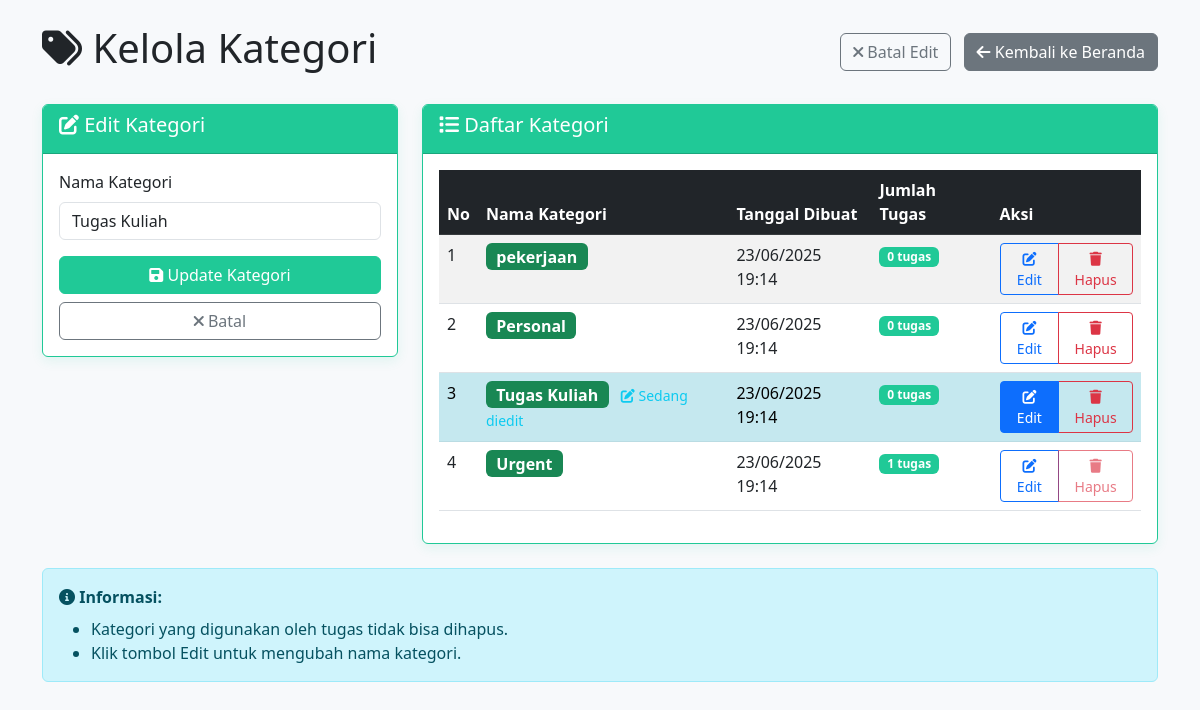
/tugas/categories.php?edit=1, run on the app's committed database.
### tables this page shows
CREATE TABLE `categories` (
  `id` int(11) NOT NULL,
  `name` varchar(100) NOT NULL,
  `created_at` timestamp NOT NULL DEFAULT current_timestamp()
);

### tugas/categories.php (the view, shortened to what this page needs)
<?php
require_once 'config.php';
$editMode = false;
$editCategory = null;
if (isset($_GET['edit']) && !empty($_GET['edit'])) {
    $editId = $_GET['edit'];
    try {
        $query = "SELECT * FROM categories WHERE id = ?";
        $stmt = $pdo->prepare($query);
        $stmt->execute([$editId]);
        $editCategory = $stmt->fetch();
        if ($editCategory) {
            $editMode = true;
        } else {
            $message = "Kategori tidak ditemukan!";
            $messageType = 'danger';
        }
    } catch (PDOException $e) {
        $message = "Error: " . $e->getMessage();
        $messageType = 'danger';
    }
}
$query = "SELECT * FROM categories ORDER BY name";
$stmt = $pdo->query($query);
$categories = $stmt->fetchAll();
?>
<!DOCTYPE html>
<html lang="id">
<head>
    <link href="https://cdn.jsdelivr.net/npm/bootstrap@5.3.0/dist/css/bootstrap.min.css" rel="stylesheet">
    <link href="https://cdnjs.cloudflare.com/ajax/libs/font-awesome/6.0.0/css/all.min.css" rel="stylesheet">
</head>
<body>
<div class="container mt-4">
    <div class="row">
        <div class="col-12">
            <div class="d-flex justify-content-between align-items-center mb-4">
                <h1><i class="fas fa-tags"></i> Kelola Kategori</h1>
                <div>
                    <?php if ($editMode): ?>
                        <a href="categories.php" class="btn btn-outline-secondary me-2">
                            <i class="fas fa-times"></i> Batal Edit
                        </a>
                    <?php endif; ?>
                    <a href="index.php" class="btn btn-secondary">
                        <i class="fas fa-arrow-left"></i> Kembali ke Beranda
                    </a>
                </div>
            </div>
            <div class="row">
                <div class="col-md-4">
                    <div class="card">
                        <div class="card-header">
                            <h5><i class="fas fa-<?= $editMode ? 'edit' : 'plus' ?>"></i> <?= $editMode ? 'Edit Kategori' : 'Tambah Kategori Baru' ?></h5>
                        </div>
                        <div class="card-body">
                            <form method="POST">
                                <div class="mb-3">
                                    <label for="name" class="form-label">Nama Kategori</label>
                                    <input type="text" class="form-control" id="name" name="name" required
                                           placeholder="Masukkan nama kategori"
                                           value="<?= $editMode ? htmlspecialchars($editCategory['name']) : '' ?>">
                                </div>
                                <div class="d-grid gap-2">
                                    <button type="submit" name="<?= $editMode ? 'update_category' : 'add_category' ?>"
                                            class="btn btn-<?= $editMode ? 'success' : 'primary' ?> w-100">
                                        <i class="fas fa-<?= $editMode ? 'save' : 'plus' ?>"></i>
                                        <?= $editMode ? 'Update Kategori' : 'Tambah Kategori' ?>
                                    </button>
                                    <?php if ($editMode): ?>
                                        <a href="categories.php" class="btn btn-outline-secondary">
                                            <i class="fas fa-times"></i> Batal
                                        </a>
                                    <?php endif; ?>
                                </div>
                            </form>
                        </div>
                    </div>
                </div>
                <div class="col-md-8">
                    <div class="card">
                        <div class="card-header">
                            <h5><i class="fas fa-list"></i> Daftar Kategori</h5>
                        </div>
                        <div class="card-body">
                            <?php if (empty($categories)): ?>
                                <div class="alert alert-info text-center">
                                    <i class="fas fa-info-circle"></i> Belum ada kategori. Tambahkan kategori baru.
                                </div>
                            <?php else: ?>
                                <div class="table-responsive">
                                    <table class="table table-striped table-hover">
                                        <thead class="table-dark">
                                            <tr>
                                                <th>No</th>
                                                <th>Nama Kategori</th>
                                                <th>Tanggal Dibuat</th>
                                                <th>Jumlah Tugas</th>
                                                <th>Aksi</th>
                                            </tr>
                                        </thead>
                                        <tbody>
                                            <?php foreach ($categories as $index => $category): ?>
                                                <?php
                                                $countStmt = $pdo->prepare("SELECT COUNT(*) FROM tasks WHERE category_id = ?");
                                                $countStmt->execute([$category['id']]);
                                                $taskCount = $countStmt->fetchColumn();
                                                ?>
                                                <tr class="<?= $editMode && $editCategory['id'] == $category['id'] ? 'table-info' : '' ?>">
                                                    <td><?= $index + 1 ?></td>
                                                    <td>
                                                        <span class="badge text-bg-success fs-6"><?= htmlspecialchars($category['name']) ?></span>
                                                        <?php if ($editMode && $editCategory['id'] == $category['id']): ?>
                                                            <small class="text-info ms-2"><i class="fas fa-edit"></i> Sedang diedit</small>
                                                        <?php endif; ?>
                                                    </td>
                                                    <td><?= date('d/m/Y H:i', strtotime($category['created_at'])) ?></td>
                                                    <td><span class="badge bg-teal text-white" style="background-color: #20c997;"><?= $taskCount ?> tugas</span></td>
                                                    <td>
                                                        <div class="btn-group">
                                                            <a href="categories.php?edit=<?= $category['id'] ?>" class="btn btn-sm btn-outline-primary <?= $editMode && $editCategory['id'] == $category['id'] ? 'active' : '' ?>">
                                                                <i class="fas fa-edit"></i> Edit
                                                            </a>
                                                            <button type="button" class="btn btn-sm btn-outline-danger <?= $taskCount > 0 ? 'disabled' : '' ?>"
                                                                    onclick="<?= $taskCount > 0 ? 'alertCannotDelete()' : 'confirmDelete(' . $category['id'] . ', \'' . htmlspecialchars($category['name']) . '\')' ?>">
                                                                <i class="fas fa-trash"></i> Hapus
                                                            </button>
                                                        </div>
                                                    </td>
                                                </tr>
                                            <?php endforeach; ?>
                                        </tbody>
                                    </table>
                                </div>
                            <?php endif; ?>
                        </div>
                    </div>
                </div>
            </div>
            <div class="alert alert-info mt-4">
                <i class="fas fa-info-circle"></i> <strong>Informasi:</strong>
                <ul class="mb-0 mt-2">
                    <li>Kategori yang digunakan oleh tugas tidak bisa dihapus.</li>
                    <li>Klik tombol Edit untuk mengubah nama kategori.</li>
                </ul>
            </div>
        </div>
    </div>
</div>
</body>
</html>

### tugas/categories.php (style rules this page uses)
body { background-color: #f7f9fb; }
.card { border: 1px solid #20c997; box-shadow: 0 4px 12px rgba(32, 201, 151, 0.1); }
.card-header { background-color: #20c997; color: white; }
.btn-primary, .btn-success { background-color: #20c997; border-color: #20c997; }
.table-info td { background-color: #d1f0ea !important; }

### data on the page
categories: name "Tugas Kuliah", shows "Sedang diedit", created_at "23/06/2025 19:14", taskCount "0"
categories: name "pekerjaan", created_at "23/06/2025 19:14", taskCount "0"
categories: name "Personal", created_at "23/06/2025 19:14", taskCount "0"
categories: name "Urgent", created_at "23/06/2025 19:14", taskCount "1"
